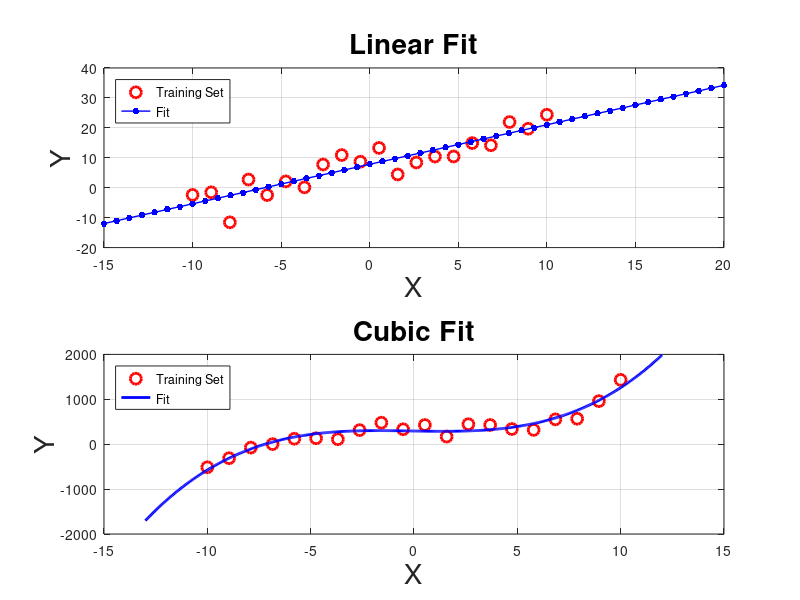

MATLAB code to generate this figure:
% Demo to illustrate how to use the polyfit routine to fit data to a polynomial
% and to use polyval() to get estimated (fitted) data from the coefficients that polyfit() returns.
% Demo first uses a linear fit, then uses a cubic fit.

% Initialization steps.
clc;    % Clear the command window.
close all;  % Close all figures (except those of imtool.)
clear;  % Erase all existing variables. Or clearvars if you want.
workspace;  % Make sure the workspace panel is showing.
format long g;
format compact;
fontSize = 20;

%============= LINEAR FIT ===================================
x = linspace(-10, 10, 20); % Make 20 samples along the x axis
% Create a sample training set, a linear relation, with noise
slope = 1.5;
intercept = -1;
noiseAmplitude = 15;
y = slope .* x + intercept + noiseAmplitude * rand(1, length(x));

% Plot the training set of data.
subplot(2, 1, 1);
plot(x, y, 'ro', 'MarkerSize', 8, 'LineWidth', 2);
grid on;
xlabel('X', 'FontSize', fontSize);
ylabel('Y', 'FontSize', fontSize);
title('Linear Fit', 'FontSize', fontSize);

% Enlarge figure to full screen.
set(gcf, 'Units', 'Normalized', 'OuterPosition', [0 0 1 1]);
% Give a name to the title bar.
set(gcf, 'Name', 'Demo by ImageAnalyst', 'NumberTitle', 'Off') 

% Do the regression with polyfit
linearCoefficients = polyfit(x, y, 1)
% The x coefficient, slope, is coefficients(1).
% The constant, the intercept, is coefficients(2).
% Make fit.  It does NOT need to have the same
% number of elements as your training set, 
% or the same range, though it could if you want.
% Make 50 fitted samples going from -15 to +20.
xFit = linspace(-15, 20, 50);
% Get the estimated values with polyval()
yFit = polyval(linearCoefficients, xFit);
% Plot the fit
hold on;
plot(xFit, yFit, 'b.-', 'MarkerSize', 15, 'LineWidth', 1);
legend('Training Set', 'Fit', 'Location', 'Northwest');

%============= CUBIC FIT ===================================
x = linspace(-10, 10, 20); % Make 20 samples along the x axis
% Create a sample training set, a cubic relation, with noise
c1 = 1;
c2 = 2;
c3 = -10;
c4 = 4;
noiseAmplitude = 500;
y = c1 .* x .^3 + c2 .* x .^2 + c3 .* x + c4 + noiseAmplitude * rand(1, length(x));

% Plot the training set of data.
subplot(2, 1, 2);
plot(x, y, 'ro', 'MarkerSize', 8, 'LineWidth', 2);
grid on;
xlabel('X', 'FontSize', fontSize);
ylabel('Y', 'FontSize', fontSize);
title('Cubic Fit', 'FontSize', fontSize);

% Do the regression with polyfit
cubicCefficients = polyfit(x, y, 3)
% The x coefficient, slope, is coefficients(1).
% The constant, the intercept, is coefficients(2).
% Make fit.  It does NOT need to have the same
% number of elements as your training set, 
% or the same range, though it could if you want.
% Make 500 fitted samples going from -13 to +12.
xFit = linspace(-13, 12, 500);
% Get the estimated values with polyval()
yFit = polyval(cubicCefficients, xFit);
% Plot the fit
hold on;
plot(xFit, yFit, 'b-', 'LineWidth', 2);
grid on;
legend('Training Set', 'Fit', 'Location', 'Northwest');

